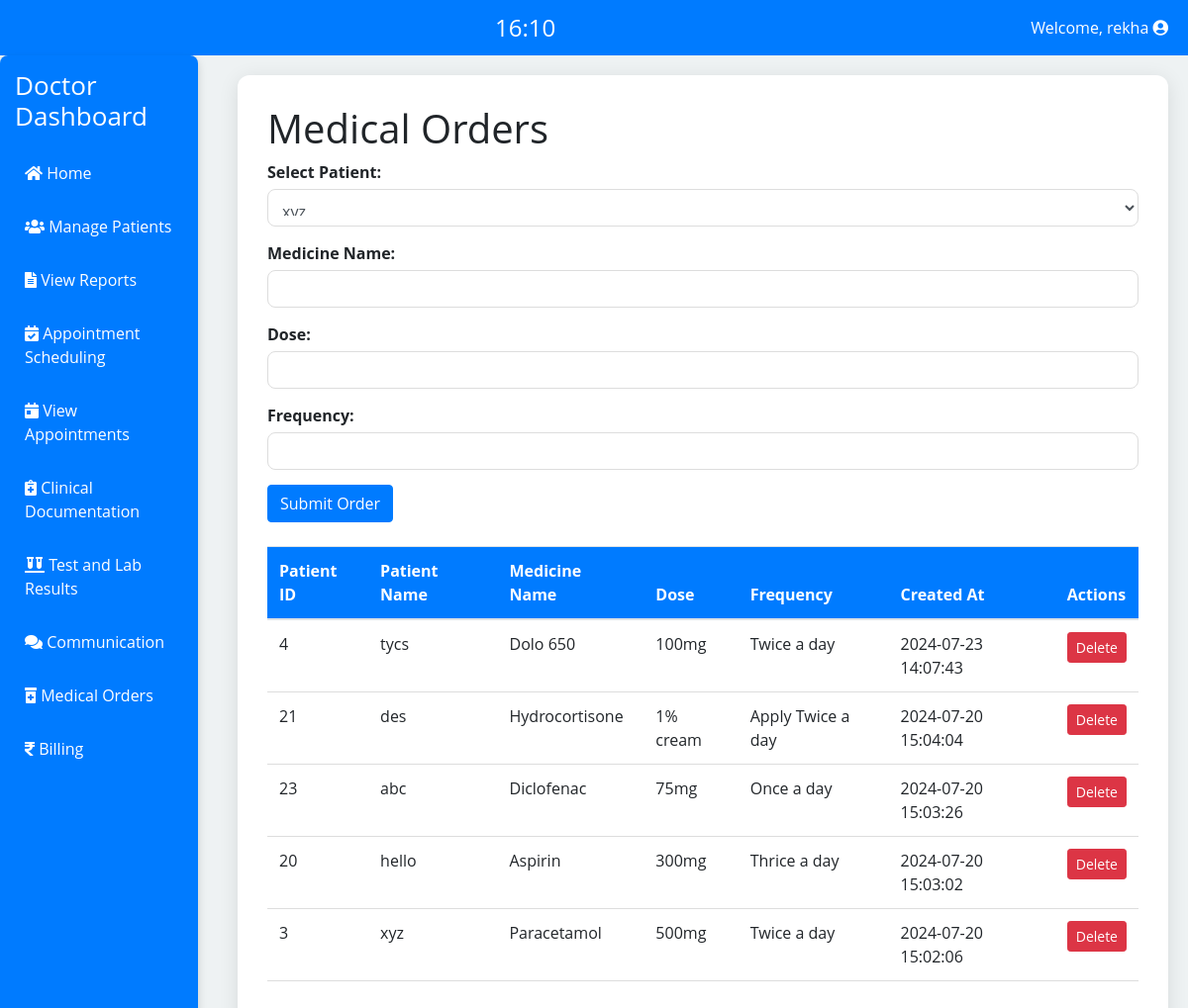
Page /doctor/medical.php (signed in) on the committed database.
### tables this page shows
CREATE TABLE `users` (
  `id` int(11) NOT NULL,
  `username` varchar(50) NOT NULL,
  `email` varchar(100) NOT NULL,
  `password` varchar(255) NOT NULL,
  `otp` varchar(6) DEFAULT NULL,
  `otp_expiry` datetime DEFAULT NULL,
  `role` enum('admin','doctor','patient') NOT NULL,
  `created_at` datetime DEFAULT current_timestamp(),
  `reset_token` varchar(100) DEFAULT NULL,
  `reset_time` datetime DEFAULT NULL,
  `security_question` varchar(255) DEFAULT NULL,
  `security_answer` varchar(255) DEFAULT NULL
);

CREATE TABLE `medical_orders` (
  `id` int(11) NOT NULL,
  `doctor_id` int(11) NOT NULL,
  `patient_id` int(11) NOT NULL,
  `created_at` timestamp NOT NULL DEFAULT current_timestamp(),
  `medicine_name` varchar(255) NOT NULL,
  `dose` varchar(255) NOT NULL,
  `frequency` varchar(255) NOT NULL
);

### doctor/medical.php (the view, shortened to what this page needs)
<?php
require_once '../config.php';
$userId = $_SESSION['user_id'];
$ordersQuery = "
    SELECT mo.*, u.username AS patient_name
    FROM medical_orders mo
    JOIN users u ON mo.patient_id = u.id
    WHERE mo.doctor_id = '$userId'
    ORDER BY mo.created_at DESC
";
$ordersResult = $conn->query($ordersQuery);
$doctorQuery = $conn->query("SELECT username FROM users WHERE id = '$userId'");
$doctor = $doctorQuery->fetch_assoc();
?>
<!DOCTYPE html>
<html lang="en">
<head>
    <link rel="stylesheet" href="https://stackpath.bootstrapcdn.com/bootstrap/4.5.2/css/bootstrap.min.css">
    <link rel="stylesheet" href="https://cdnjs.cloudflare.com/ajax/libs/font-awesome/5.15.4/css/all.min.css">
</head>
<body oncontextmenu="return false;" onkeydown="return disableCtrlU(event);">
<div class="top-bar">
        <div class="clock-container">
            <div class="clock" id="clock"></div>
        </div>
        <div class="logout-dropdown">
        <span>Welcome, <?php echo htmlspecialchars($doctor['username']); ?> <i class="fas fa-user-circle"></i></span>
        </div>
    </div>
    <div class="d-flex">
        <div class="sidebar">
        <h2>Doctor Dashboard</h2>
            <div class="nav-links">
                <a href="doctor_dashboard.php"><i class="fa fa-home" aria-hidden="true"></i> Home</a>
                <a href="../admin/manage_records.php"><i class="fas fa-users"></i> Manage Patients</a>
                <a href="../admin/view_reports.php"><i class="fas fa-file-alt"></i> View Reports</a>
                <a href="../admin/manage_schedule.php"><i class="fas fa-calendar-check"></i> Appointment Scheduling</a>
                <a href="view_appointments.php"><i class="fas fa-calendar-day"></i> View Appointments</a>
                <a href="clinical_documentation.php"><i class="fas fa-notes-medical"></i> Clinical Documentation</a>
                <a href="test_lab_results.php"><i class="fas fa-vials"></i> Test and Lab Results</a>
                <a href="communication.php"><i class="fas fa-comments"></i> Communication</a>
                <a href="medical.php"><i class="fas fa-prescription-bottle-alt"></i> Medical Orders</a>
                <a href="billing.php"><i class="fas fa-rupee-sign"></i> Billing</a>
            </div>
        </div>
        <div class="dashboard">
            <h1>Medical Orders</h1>
            <form method="post" class="mb-4">
                <div class="form-group">
                    <label for="patient_id">Select Patient:</label>
                    <select name="patient_id" id="patient_id" class="form-control">
                        <?php
                        $patients = $conn->query("SELECT id, username FROM users WHERE role='patient'");
                        while ($patient = $patients->fetch_assoc()) {
                            echo "<option value='{$patient['id']}'>{$patient['username']}</option>";
                        }
                        ?>
                    </select>
                </div>
                <div class="form-group">
                    <label for="medicine_name">Medicine Name:</label>
                    <input type="text" name="medicine_name" id="medicine_name" class="form-control" required>
                </div>
                <div class="form-group">
                    <label for="dose">Dose:</label>
                    <input type="text" name="dose" id="dose" class="form-control" required>
                </div>
                <div class="form-group">
                    <label for="frequency">Frequency:</label>
                    <input type="text" name="frequency" id="frequency" class="form-control" required>
                </div>
                <button type="submit" class="btn btn-primary">Submit Order</button>
            </form>
            <div class="orders">
                <table class="table">
                    <thead>
                        <tr>
                            <th>Patient ID</th>
                            <th>Patient Name</th>
                            <th>Medicine Name</th>
                            <th>Dose</th>
                            <th>Frequency</th>
                            <th>Created At</th>
                            <th>Actions</th>
                        </tr>
                    </thead>
                    <tbody>
                        <?php while ($order = $ordersResult->fetch_assoc()) { ?>
                            <tr>
                                <td><?php echo htmlspecialchars($order['patient_id']); ?></td>
                                <td><?php echo htmlspecialchars($order['patient_name']); ?></td>
                                <td><?php echo htmlspecialchars($order['medicine_name']); ?></td>
                                <td><?php echo htmlspecialchars($order['dose']); ?></td>
                                <td><?php echo htmlspecialchars($order['frequency']); ?></td>
                                <td><?php echo htmlspecialchars($order['created_at']); ?></td>
                                <td>
                                    <form method="post" style="display:inline;">
                                        <button type="submit" class="btn btn-danger btn-sm">Delete</button>
                                    </form>
                                </td>
                            </tr>
                        <?php } ?>
                    </tbody>
                </table>
            </div>
        </div>
    </div>
</body>
</html>

### doctor/medical.php (style rules this page uses)
body { font-family: 'Open Sans', sans-serif; background-color: #eef2f3; margin: 0; display: flex; flex-direction: column; min-height: 100vh; }
.top-bar { display: flex; justify-content: space-between; align-items: center; width: 100%; padding: 10px 20px; background-color: #007bff; color: #fff; }
.clock-container { flex-grow: 1; text-align: center; }
.clock { font-size: 24px; }
.logout-dropdown { position: relative; display: inline-block; }
.sidebar { background: #007bff; padding: 15px; width: 200px; border-radius: 8px; margin-right: 20px; box-shadow: 0 4px 10px rgba(0, 0, 0, 0.15); flex-shrink: 0; }
.sidebar h2 { color: #fff; font-size: 26px; margin-bottom: 20px; }
.nav-links { display: flex; flex-direction: column; gap: 10px; }
.nav-links a { color: #fff; text-decoration: none; padding: 10px; border-radius: 30px; transition: background 0.3s, transform 0.2s; }
.dashboard { flex: 1; background: #fff; padding: 30px; border-radius: 12px; box-shadow: 0 4px 20px rgba(0, 0, 0, 0.1); margin: 20px; }
table { width: 100%; border-collapse: collapse; margin-top: 20px; }
th, td { padding: 10px; text-align: left; border-bottom: 1px solid #ddd; }
th { background-color: #007bff; color: white; }
.form-group { margin-bottom: 15px; }
.form-group label { display: block; margin-bottom: 5px; font-weight: bold; }
.form-group input, .form-group select { width: 100%; padding: 10px; border-radius: 8px; border: 1px solid #ddd; }

### rows in the picture
users: username "rekha"
medical_orders: patient "4", patient.username "tycs", medicine_name "Dolo 650", dose "100mg", frequency "Twice a day", created_at "2024-07-23 14:07:43"
medical_orders: patient "21", patient.username "des", medicine_name "Hydrocortisone", dose "1% cream", frequency "Apply Twice a day", created_at "2024-07-20 15:04:04"
medical_orders: patient "23", patient.username "abc", medicine_name "Diclofenac", dose "75mg", frequency "Once a day", created_at "2024-07-20 15:03:26"
medical_orders: patient "20", patient.username "hello", medicine_name "Aspirin", dose "300mg", frequency "Thrice a day", created_at "2024-07-20 15:03:02"
medical_orders: patient "3", patient.username "xyz", medicine_name "Paracetamol", dose "500mg", frequency "Twice a day", created_at "2024-07-20 15:02:06"

### other values in the picture
form field patient_id "xyz"
